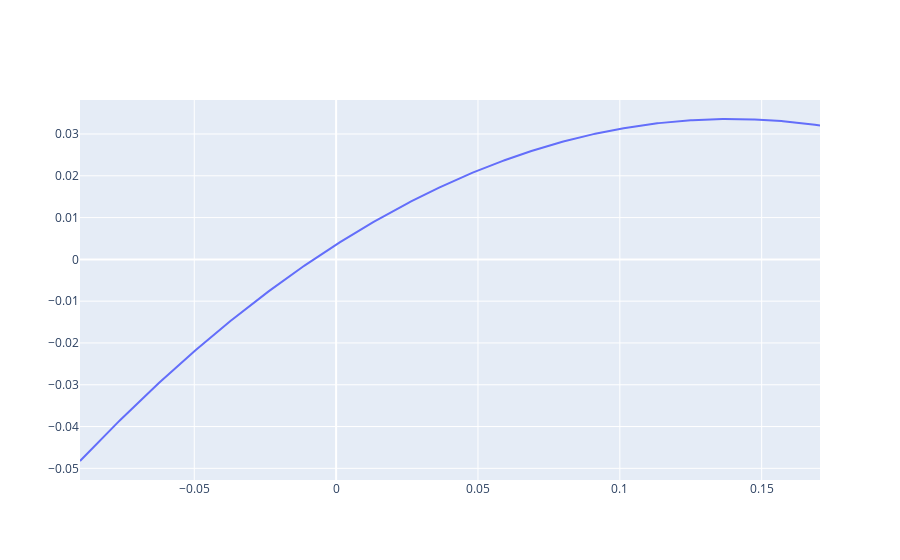

Notebook code cell kept with this figure:
### Code cell
from sklearn.linear_model import LinearRegression
from sklearn.preprocessing import PolynomialFeatures
from sklearn.metrics import mean_squared_error

store_mse = []

# for degree in range(5):
degree = 2

# define polynomial model
poly = PolynomialFeatures(degree=degree)
X_poly = poly.fit_transform(X.values.reshape(-1, 1))

# define linear model
model = LinearRegression()
model.fit(X_poly, y)

# predict
y_pred = model.predict(X_poly)
mse = mean_squared_error(y, y_pred)

store_mse.append(mse)

linspace_domain = np.linspace(X.min(), X.max(), len(y))
linspace_pred = model.predict(poly.transform(linspace_domain.reshape(-1, 1)))

go.Figure(
    data=[go.Scatter(x=linspace_domain, y=linspace_pred, mode="lines")],
)

### Figure 1 — Plotly figure (JSON) as saved in the notebook; plotly's stock layout.template omitted (floating-point values rounded to 4 significant figures; data arrays with more than 128 entries replaced by an {"elided": "..."} marker saying what was removed)
{"data": [{"mode": "lines", "type": "scatter", "x": {"elided": "442 float values"}, "y": {"elided": "442 float values"}}], "layout": {}}
